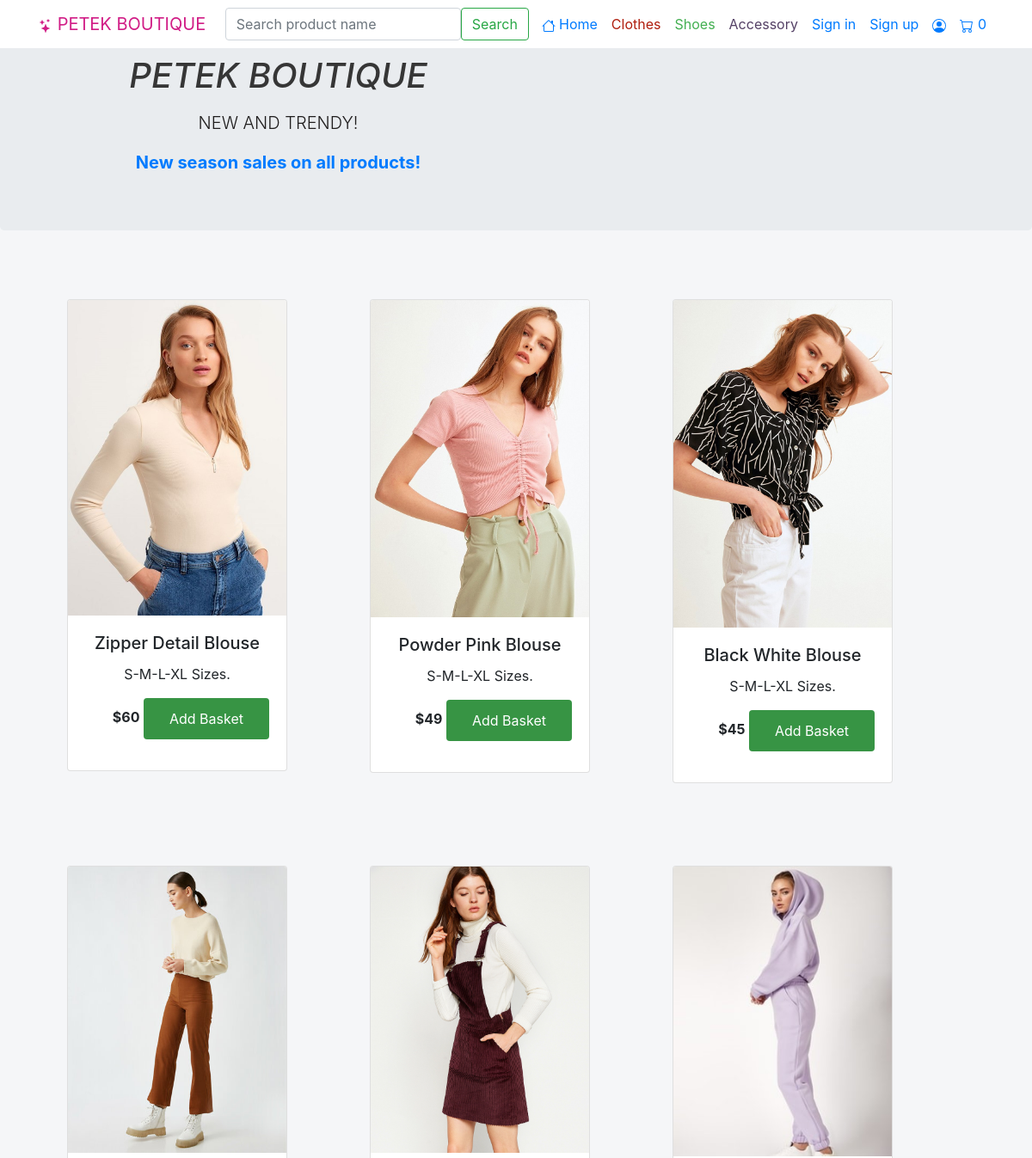
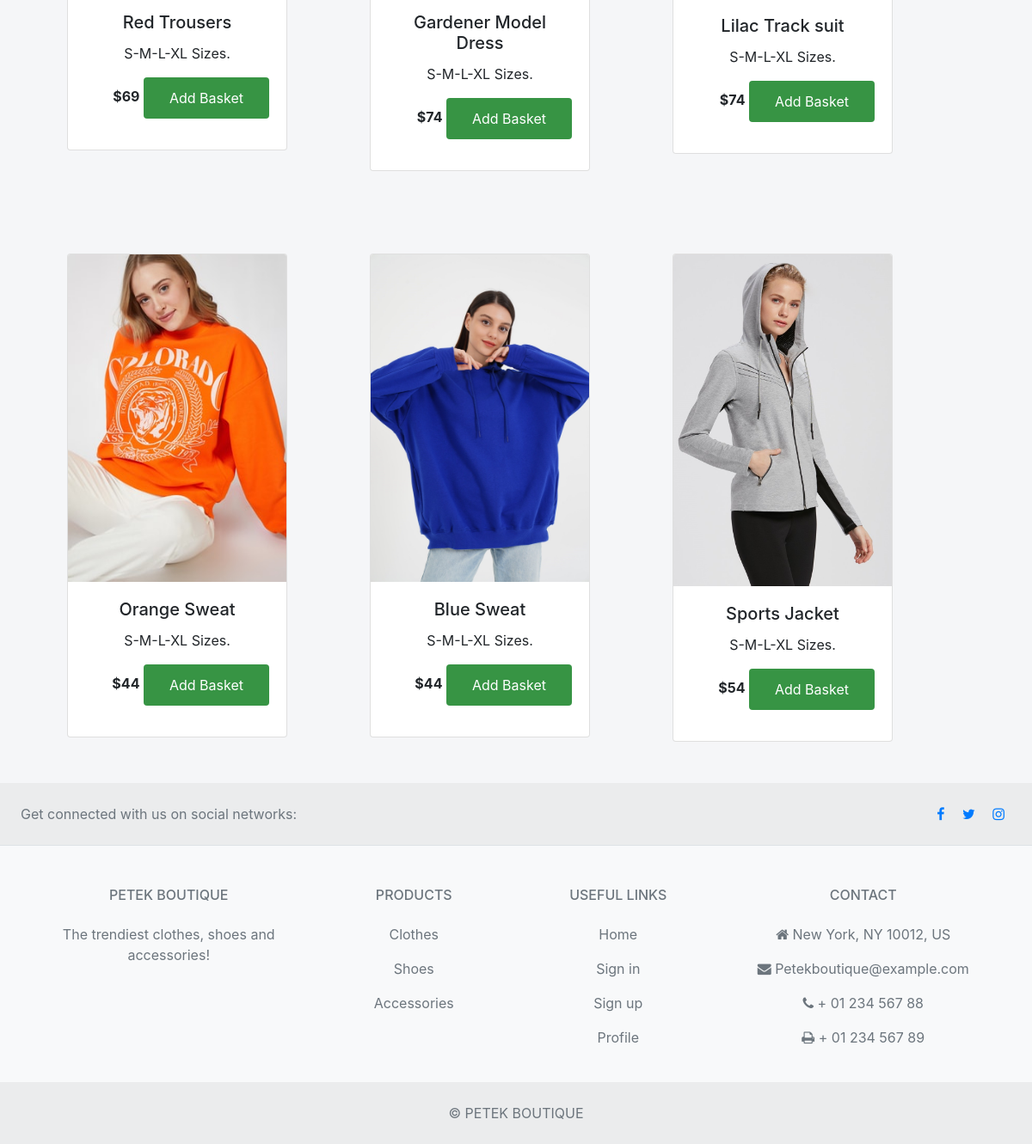
The page /clothes.php on the database its author committed (2 pictures, top to bottom).
### tables this page shows
CREATE TABLE `clothes` (
  `ID` int(11) NOT NULL,
  `clothes_name` varchar(50) NOT NULL,
  `property` varchar(50) NOT NULL,
  `price` int(20) NOT NULL,
  `image_name` varchar(50) NOT NULL
);

### clothes.php (the view, shortened to what this page needs)
<!DOCTYPE html>
<html>
    <head>
        <link rel="stylesheet" href="bootstrap-4.6.0-dist/css/bootstrap.min.css">
        <link rel="stylesheet" href="style.css">
    </head>
    <body>
    <?php include "navbar.php"; ?>
<?php require_once "connect2.php";
$clothes = $connection->query("SELECT*FROM clothes WHERE ID<10", PDO::FETCH_OBJ)->fetchAll();
?>
<div class="container">
    <div class="row">
<?php foreach ($clothes as $clothe) { ?>
<div class="my-2 px-2" >
   <div class="card text-center ürünler" style="width: 16rem;">
   <img src="images/<?php echo $clothe->image_name; ?>" class="card-img-top" alt="...">
   <div class="card-body">
     <h5 class="card-title"><?php echo $clothe->clothes_name; ?></h5>
     <p class="card-text"><?php echo $clothe->property; ?></p>
     <p class= "text-right price-container"><strong>$<?php echo $clothe->price; ?></strong>
     <button product-id="<?php echo $clothe->ID; ?>" class="btn btn-primary butonlar">Add Basket</button>
  </div>
</div>
</div>
<?php } ?>
</div>
</div>
<?php include "footer.php"; ?>
    </body>
</html>

### style.css (style rules this page uses)
body { text-align: center; background-color: rgb(245, 246, 248); }
.ürünler { margin: 40px; float: left; }
img { margin-right: 10px; float: left; }
.butonlar { padding: 12px 30px; border: 1px ; text-decoration: none; color: rgb(255, 255, 255); background-color: rgb(55, 148, 68); }

### rows shown on the page
clothes: image_name (picture), clothes_name "Zipper Detail Blouse", property "S-M-L-XL Sizes.", price "60"
clothes: image_name (picture), clothes_name "Powder Pink Blouse", property "S-M-L-XL Sizes.", price "49"
clothes: image_name (picture), clothes_name "Black White Blouse", property "S-M-L-XL Sizes.", price "45"
clothes: image_name (picture), clothes_name "Red Trousers", property "S-M-L-XL Sizes.", price "69"
clothes: image_name (picture), clothes_name "Gardener Model Dress", property "S-M-L-XL Sizes.", price "74"
clothes: image_name (picture), clothes_name "Lilac Track suit", property "S-M-L-XL Sizes.", price "74"
clothes: image_name (picture), clothes_name "Orange Sweat", property "S-M-L-XL Sizes.", price "44"
clothes: image_name (picture), clothes_name "Blue Sweat", property "S-M-L-XL Sizes.", price "44"
clothes: image_name (picture), clothes_name "Sports Jacket", property "S-M-L-XL Sizes.", price "54"

### other values the page prints
$total_count "0"
